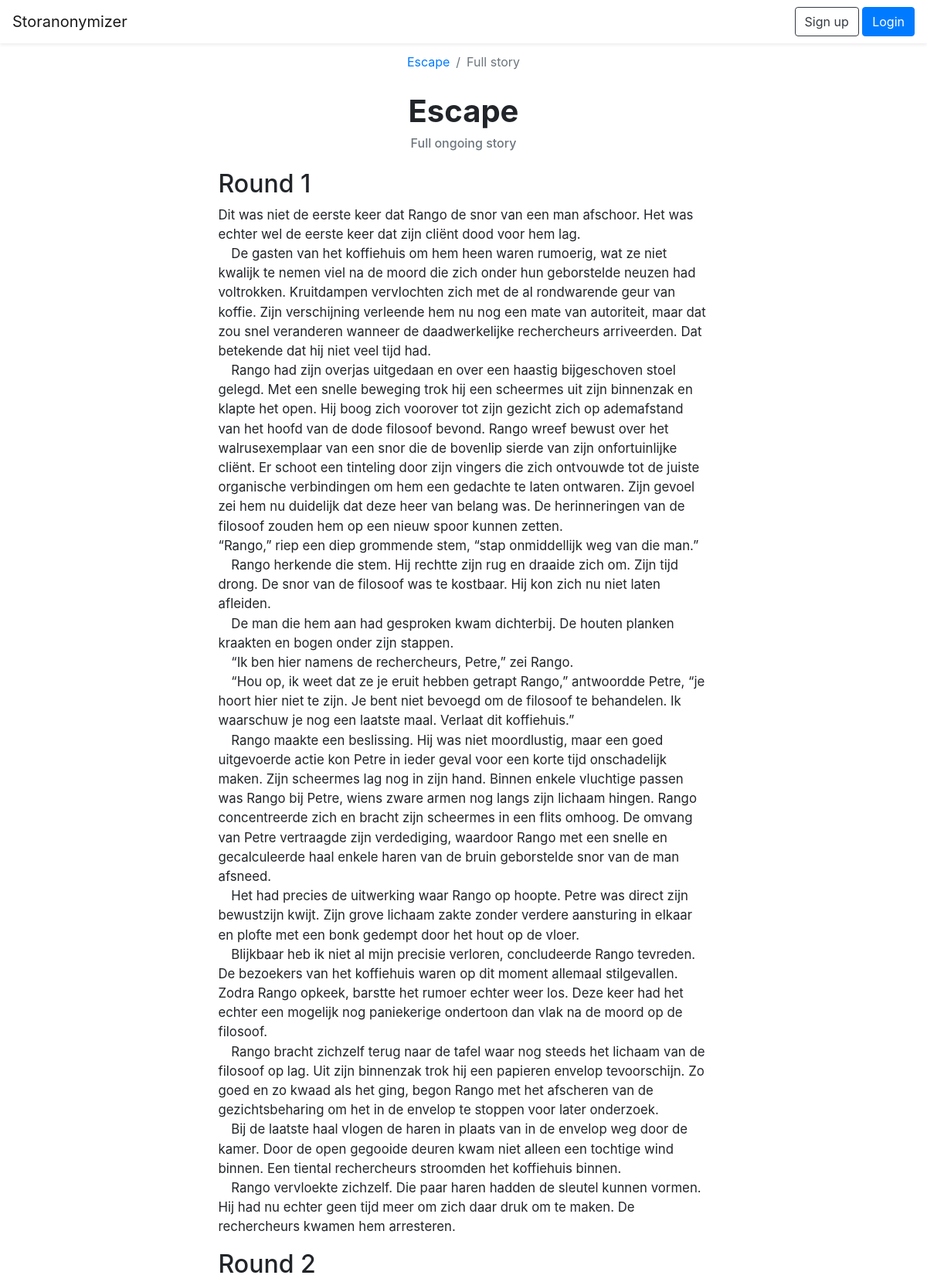
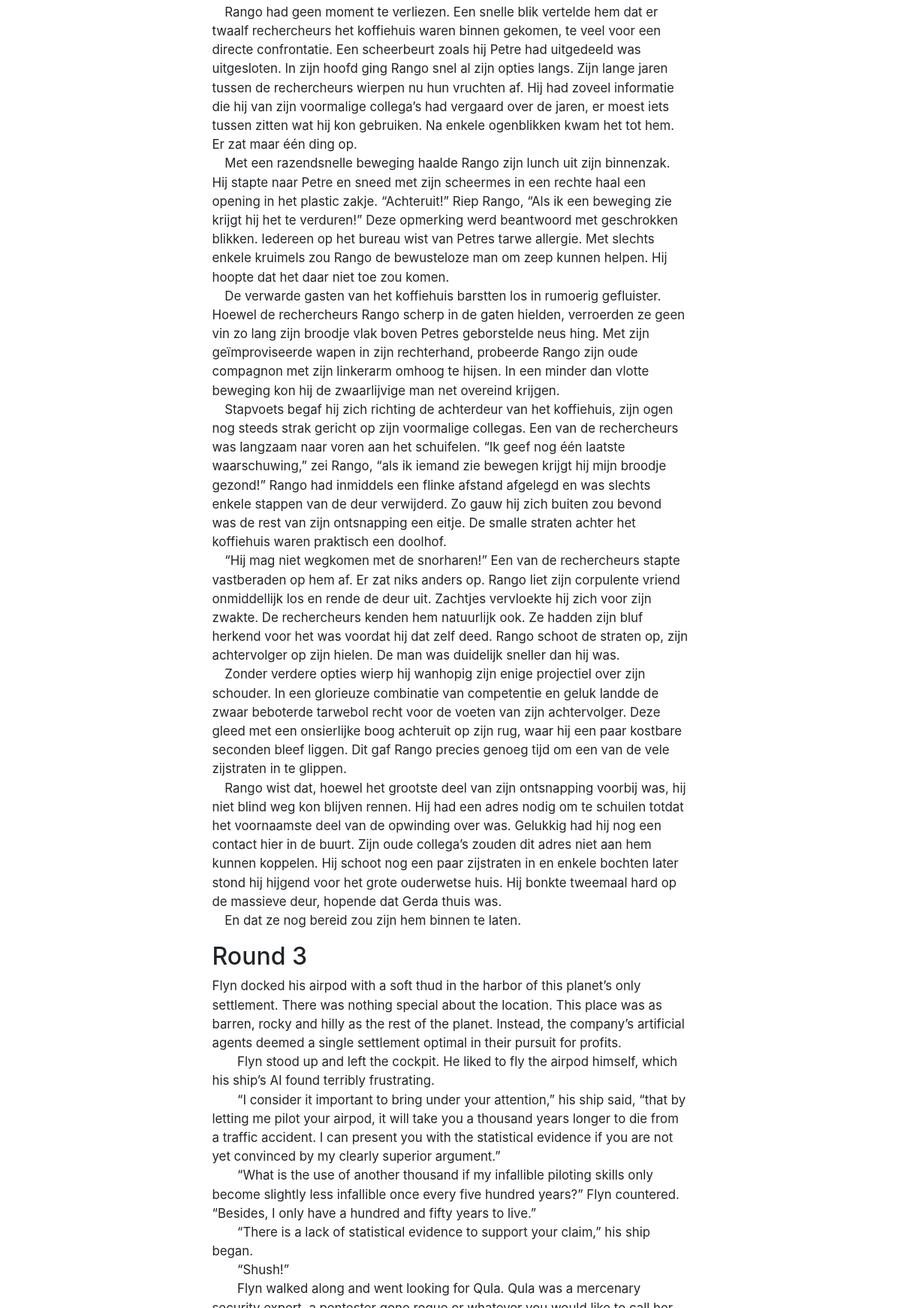
The app's page /story/782BEFB6/ongoing (upper part) with its own data (2 pictures, top to bottom).
### storanonymizer/models.py (models this page shows, shortened)
class Story(db.Model):
    id = db.Column(db.Integer, primary_key=True)
    code = db.Column(db.String(), unique=True)
    name = db.Column(db.String())
    user_id = db.Column(db.Integer, db.ForeignKey("user.id"))
    rounds = db.relationship("Round", backref="story", lazy="select")

class Contribution(db.Model):
    id = db.Column(db.Integer, primary_key=True)
    code = db.Column(db.String(), unique=True)
    text = db.Column(db.Text())
    submission_datetime = db.Column(db.DateTime())
    votes = db.relationship("Vote", backref="contribution", lazy="select")
    author_id = db.Column(db.Integer, db.ForeignKey("user.id"))
    round_id = db.Column(db.Integer, db.ForeignKey("round.id"))

class Round(db.Model):
    id = db.Column(db.Integer, primary_key=True)
    name = db.Column(db.String())
    code = db.Column(db.String(), unique=True)
    contributions = db.relationship("Contribution", backref="round", lazy="select")
    votes = db.relationship("Vote", backref="round", lazy="select")
    winning_contribution_id = db.Column(db.String())
    story_id = db.Column(db.Integer, db.ForeignKey("story.id"))
    public_authors = db.Column(db.Boolean(), default=False)
    public_contributions = db.Column(db.Boolean(), default=False)
    voting = db.Column(db.Boolean(), default=False)
    public_votes = db.Column(db.Boolean(), default=False)
    init_datetime = db.Column(db.DateTime())
    publish_datetime = db.Column(db.DateTime())
    vote_datetime = db.Column(db.DateTime())

### storanonymizer/views.py (the view)
@app.route("/story/<story_code>/ongoing")
def full_story(story_code):
    story = models.Story.query.filter_by(code=story_code).first_or_404()
    winning_contributions = []
    for round in story.rounds:
        if round.winning_contribution_id:
            c = models.Contribution.query.get(int(round.winning_contribution_id))
            winning_contributions.append(c)
    return render_template("fullstory.html", story=story, contributions=winning_contributions)

### storanonymizer/templates/fullstory.html
{% extends "base.html" %}
{% block content %}
<div class="container">
	<nav aria-label="breadcrumb">
		<ol class="breadcrumb justify-content-center bg-white">
			<li class="breadcrumb-item"><a href="{{ url_for('story', story_code=story.code) }}">{{ story.name }}</a></li>
			<li class="breadcrumb-item active" aria-current="page">Full story</li>
		</ol>
	</nav>
	<div class="row justify-content-center mt-3">
		<h1 class="font-weight-bold">{{ story.name }}</h1>
	</div>
	<div class="row justify-content-center">
		<h6 class="text-muted">Full ongoing story</h6>
	</div>
	<div class="row justify-content-center mt-3">
		<div class="col-12 col-lg-7">
			{% for c in contributions %}
			{% if c.round.public_votes %}
			<h2>{{ c.round.name }}</h2>
			<p style="font-size: 1.05rem;">{{ c.text | safe }}</p>
			{% endif %}
			{% endfor %}
		</div>
	</div>
</div>
{% endblock %}

### records on screen
Story: name "Escape"
Contribution: round.name "Round 1", text "Dit was niet de eerste keer dat Rango de snor van een man afschoor. Het was echter wel de eerste keer dat zijn cliënt dood voor hem lag. De gasten van het koffiehuis om hem heen waren rumoerig, wat ze niet kwalijk te nemen viel na de moord die zich onder hun geborstelde neuzen had voltrokken. Kruitdampen vervlochten zich met de al rondwarende geur van koffie. Zijn verschijning verleende hem nu nog een mate van autoriteit, maar dat zou snel veranderen wanneer de daadwerkelijke rechercheurs arriveerden. Dat betekende dat hij niet veel tijd had. Rango had zijn overjas uitgedaan en over een haastig bijgeschoven stoel gelegd. Met een snelle beweging trok hij een scheermes uit zijn binnenzak en…"
Contribution: round.name "Round 2", text "Rango had geen moment te verliezen. Een snelle blik vertelde hem dat er twaalf rechercheurs het koffiehuis waren binnen gekomen, te veel voor een directe confrontatie. Een scheerbeurt zoals hij Petre had uitgedeeld was uitgesloten. In zijn hoofd ging Rango snel al zijn opties langs. Zijn lange jaren tussen de rechercheurs wierpen nu hun vruchten af. Hij had zoveel informatie die hij van zijn voormalige collega’s had vergaard over de jaren, er moest iets tussen zitten wat hij kon gebruiken. Na enkele ogenblikken kwam het tot hem. Er zat maar één ding op. Met een razendsnelle beweging haalde Rango zijn lunch uit zijn binnenzak. Hij stapte naar Petre en sneed met zijn scheermes in een rechte…"
Contribution: round.name "Round 3", text "Flyn docked his airpod with a soft thud in the harbor of this planet’s only settlement. There was nothing special about the location. This place was as barren, rocky and hilly as the rest of the planet. Instead, the company’s artificial agents deemed a single settlement optimal in their pursuit for profits. Flyn stood up and left the cockpit. He liked to fly the airpod himself, which his ship’s AI found terribly frustrating. “I consider it important to bring under your attention,” his ship said, “that by letting me pilot your airpod, it will take you a thousand years longer to die from a traffic accident. I can present you with the statistical evidence if you are not yet convinced by my…"
